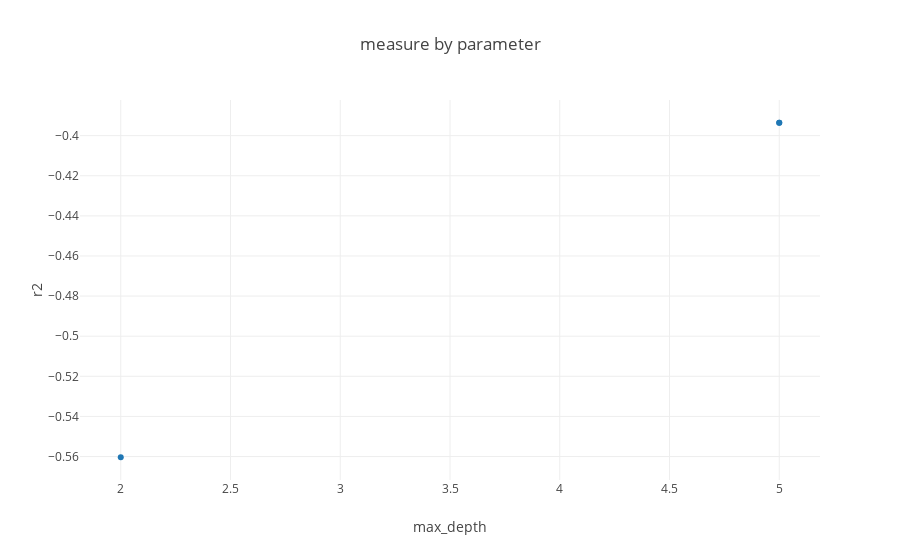

Source (notebook cell):
### Markdown cell above
## Plotting
### Plot measures by parameter

### Code cell
import repo.plot_helper as plt_helper
import repo.plot as plot
#if False:
#print(pd.DataFrame(
#plt_helper.get_measure_by_model_parameter(ml_repo, 'DecisionTreeRegressor/measure/test_data/r2', 'max_depth')
#))
plot.measure_by_model_parameter(ml_repo, 'DecisionTreeRegressor/measure/test_data/r2', 'max_depth')

### Figure 1 — Plotly figure (JSON) as saved in the notebook; plotly's stock layout.template omitted (floating-point values rounded to 4 significant figures)
{"data": [{"mode": "markers", "name": "test_data: 0", "text": ["model version: 0.0<br>test_data: 0.0<br>train_data: 0.0", "model version: 0.0<br>test_data: 0.0<br>train_data: 0.0", "model version: 2.0<br>test_data: 0.0<br>train_data: 0.0"], "type": "scatter", "x": [5, 5, 2], "y": [-0.3936, -0.3936, -0.5604]}], "layout": {"title": "measure by parameter", "xaxis": {"title": "max_depth"}, "yaxis": {"title": "r2"}}}
